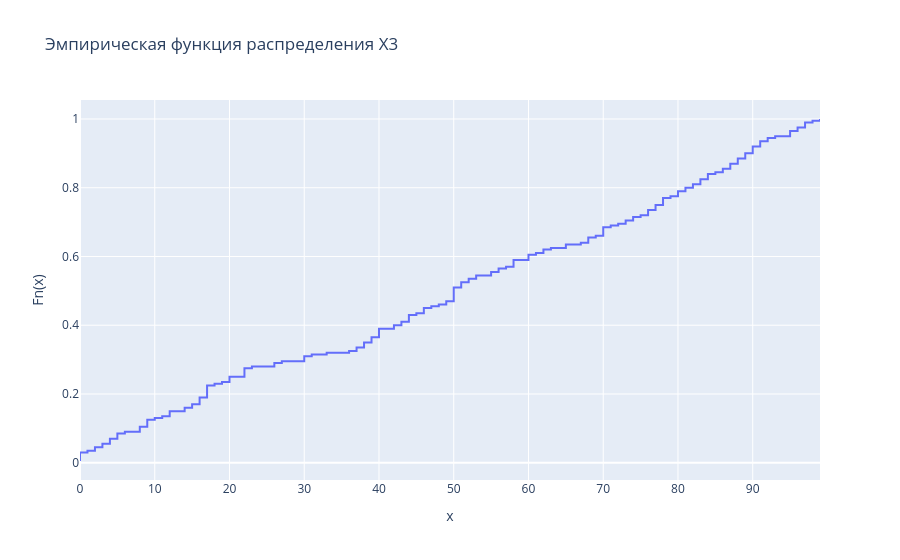

Write notebook code for a chart like this one.
### Code cell
empiric_function_x3 = np.arange(1, N+1) / N    

fig_empiric_x3 = go.Figure()
fig_empiric_x3.add_trace(go.Scatter(
    x=variation_series_x3,
    y=empiric_function_x3,
    mode='lines',
    line_shape='hv'
))

fig_empiric_x3.update_xaxes(title_text='x')
fig_empiric_x3.update_yaxes(title_text='Fn(x)')
fig_empiric_x3.update_layout(title='Эмпирическая функция распределения X3')
fig_empiric_x3.show()

### Figure 1 — Plotly figure (JSON) as saved in the notebook; plotly's stock layout.template omitted (floating-point values rounded to 4 significant figures; data arrays with more than 128 entries replaced by an {"elided": "..."} marker saying what was removed)
{"data": [{"line": {"shape": "hv"}, "mode": "lines", "type": "scatter", "x": {"elided": "200 float values"}, "y": {"elided": "200 float values"}}], "layout": {"title": {"text": "Эмпирическая функция распределения X3"}, "xaxis": {"title": {"text": "x"}}, "yaxis": {"title": {"text": "Fn(x)"}}}}
